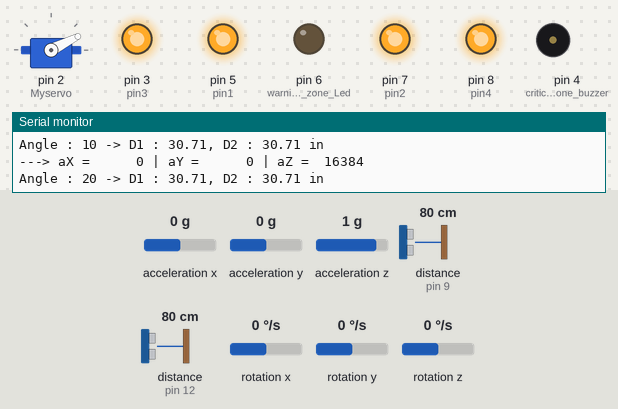
A sketch run on a simulated Arduino Uno, built with avr-gcc and run on an emulated ATmega328P. Parts: servo, output pins drawn as LEDs (lit = HIGH), buzzer (waves = sounding, pin HIGH), the last lines printed to the serial monitor. Wiring (inferred from the names in the program): 2 × ultrasonic range finder: trigger pin 10, echo pin 9 / trigger pin 11, echo pin 12; MPU-6050 motion sensor at I2C address 0x68. The test bench sets the inputs (shaded band); at power-on: acceleration x 0 g, distance to the obstacle (sensors on pin 9, pin 12) 80 cm, acceleration y 0 g, acceleration z 1 g, rotation x 0 °/s, rotation y 0 °/s, rotation z 0 °/s. The echo pulse lasts 58.3 µs per cm; pins used as bus, display or sensor lines are not drawn.

Above: at 1.2 s.
1.3 s: acceleration x set to 0.8 g
At 1.76 s:
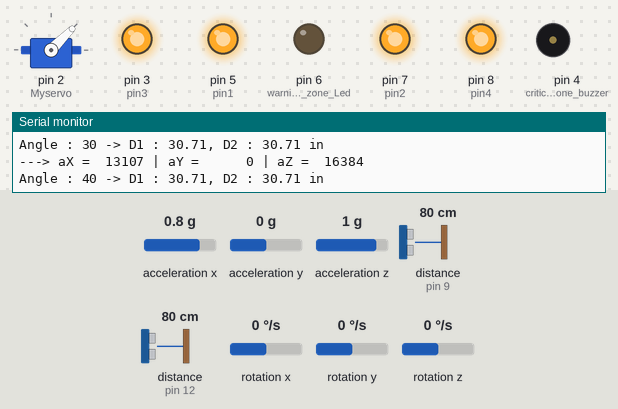
4.3 s: distance to the obstacle (sensor on pin 9) set to 2 cm
At 6.16 s:
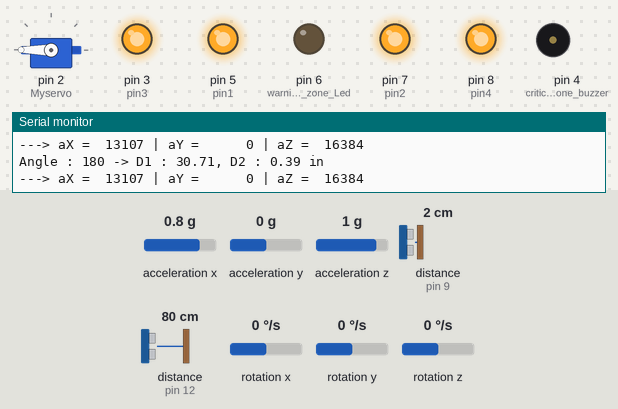
7.3 s: distance to the obstacle (sensor on pin 12) set to 250 cm
At 8.02 s:
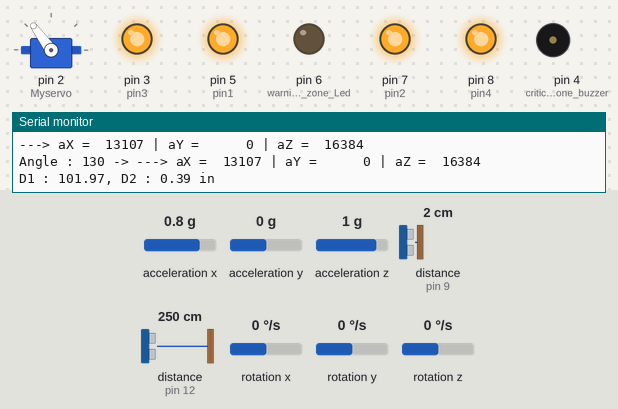
10.3 s: acceleration y set to -1.4 g
13.3 s: acceleration z set to 0 g
Timing chart, 0 to 17.3 s (numbered marks = the images above; inputs shaded):
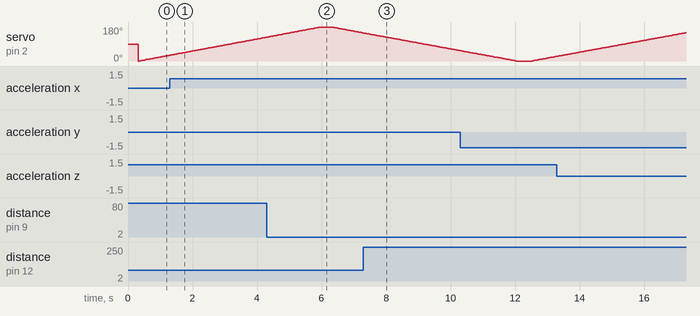

The sketch:

RTOS_on_servo_and_gyro.ino
```cpp
#include <Arduino_FreeRTOS.h>
// ! uncomlpete code

// + Ultrasound start  -------------------------------------
int critical_zone = 25;
int critical_zone_buzzer = 4;

int rotation_speed_delay = 40; // angle (++ or --) after (rotation_speed)ms
// so increasing it will slow down rotation speed

int warning_zone = 50;
int warning_zone_Led = 6;

int alarm_time = 2000;
int temp_alrm_time = alarm_time;
int display_reading_after = 10; //  (180/display_reading_after) = x,(18)
                                //  so after 10 degree readings will be printed
#define echoPin 12              //  attach pin D2 Arduino to pin Echo of HC-SR04
#define trigPin 11              // attach pin D3 Arduino to pin Trig of HC-SR04

#define echoPin2 9  //  attach pin D2 Arduino to pin Echo of HC-SR04
#define trigPin2 10 // attach pin D3 Arduino to pin Trig of HC-SR04

long duration; // variable for the duration of sound wave travel
int distance;  // variable for the distance measurement

long duration2; // variable for the duration of sound wave travel
int distance2;  // variable for the distance measurement
// + ultrasound end  ---------------------------------------

// ~ gyro start *************************
#include "Wire.h"                                          // This library allows you to communicate with I2C devices.
const int MPU_ADDR = 0x68;                                 // I2C address of the MPU-6050. If AD0 pin is set to HIGH, the I2C address will be 0x69.
int16_t accelerometer_x, accelerometer_y, accelerometer_z; // variables for accelerometer raw data
// int16_t gyro_x, gyro_y, gyro_z; // variables for gyro raw data
// int16_t temperature; // variables for temperature data
int mainX = 0, mainY = 0, mainZ = 0;
int softMargin = 150, global_X = 0, global_Y = 0, global_Z = 0;
char tmp_str[7]; // temporary variable used in convert function
char *convert_int16_to_str(int16_t i)
{ // converts int16 to string. Moreover, resulting strings will have the same length in the debug monitor.
    sprintf(tmp_str, "%6d", i);
    return tmp_str;
}
int gy_beep = 0;
// ~ gyro ends ***************************

// + servo start ------------------------
//---------------------------------------
#include <Servo.h>
Servo Myservo;
int pos;
bool ArraysInitialized = false;
bool warningLED = true;
int BuzzerBeeping = 0;
bool servo_Rotaion = true;
int d1[19];
int d2[19];
//---------------------------------------
// + servo end   ------------------------

void Gyro_manager(void *pvParameters);
void Servo_manager(void *pvParameters);
int pin1 = 5; // efective on Sender pin: 4 and reciver pin: D0 (1st) (Red)
int pin2 = 7; // efective on Sender pin: 3 and reciver pin: D1 (2nd) (Blue)
int pin3 = 3; // efective on Sender pin: 1 and reciver pin: D2 (3rd) (Green)
int pin4 = 8; // efective on Sender pin: 2 and reciver pin: D3 (4th) (Green mini)
// the setup function runs once when you press reset or power the board

void setup()
{
    Serial.begin(9600);
    pinMode(pin1, OUTPUT);
    pinMode(pin2, OUTPUT);
    pinMode(pin3, OUTPUT);
    pinMode(pin4, OUTPUT);
    digitalWrite(pin1, HIGH);
    digitalWrite(pin2, HIGH);
    digitalWrite(pin3, HIGH);
    digitalWrite(pin4, HIGH);
    Myservo.attach(2);
    pinMode(warning_zone_Led, OUTPUT);
    pinMode(critical_zone_buzzer, OUTPUT);
    pinMode(trigPin, OUTPUT); // Sets the trigPin as an OUTPUT
    pinMode(echoPin, INPUT);  // Sets the echoPin as an INPUT

    pinMode(trigPin2, OUTPUT); // Sets the trigPin as an OUTPUT
    pinMode(echoPin2, INPUT);  // Sets the echoPin as an INPUT
    Serial.println(
        "Ultrasonic Sensor HC-SR04 Test"); // print some text in Serial Monitor
    Serial.println("with Arduino UNO R3");
    Wire.begin();
    Wire.beginTransmission(MPU_ADDR); // Begins a transmission to the I2C slave (GY-521 board)
    Wire.write(0x6B);                 // PWR_MGMT_1 register
    Wire.write(0);                    // set to zero (wakes up the MPU-6050)
    Wire.endTransmission(true);

    // Now set up two tasks to run independently.
    xTaskCreate(
        Gyro_manager,
        "Gyro_manager" // A name just for humans
        ,
        128 // Stack size
        ,
        NULL, 2 // priority
        ,
        NULL);

    xTaskCreate(
        Servo_manager, "Servo_manager", 128 // This stack size can be checked & adjusted by reading Highwater
        ,
        NULL, 1 // priority
        ,
        NULL);

    // Now the task scheduler, which takes over control of scheduling individual tasks, is automatically started.
}

void loop()
{
    // Empty. Things are done in Tasks.
}
int getPinNumber(int required_pin)
{
    if (required_pin == 1)
    {
        return pin1;
    }
    else if (required_pin == 2)
    {
        return pin2;
    }
    else if (required_pin == 3)
    {
        return pin3;
    }
    else if (required_pin == 4)
    {
        return pin4;
    }
    else
    {
        Serial.println("Invalid pin number! (getPinNumber error)");
        return 0;
    }
}
/*--------------------------------------------------*/
/*---------------------- Tasks ---------------------*/
/*--------------------------------------------------*/

void Gyro_manager(void *pvParameters) // This is a task.
{
    (void)pvParameters;
    while (true)
    {
        Wire.beginTransmission(MPU_ADDR);
        Wire.write(0x3B);                        // starting with register 0x3B (ACCEL_XOUT_H) [MPU-6000 and MPU-6050 Register Map and Descriptions Revision 4.2, p.40]
        Wire.endTransmission(false);             // the parameter indicates that the Arduino will send a restart. As a result, the connection is kept active.
        Wire.requestFrom(MPU_ADDR, 7 * 2, true); // request a total of 7*2=14 registers

        // "Wire.read()<<8 | Wire.read();" means two registers are read and stored in the same variable
        accelerometer_x = Wire.read() << 8 | Wire.read(); // reading registers: 0x3B (ACCEL_XOUT_H) and 0x3C (ACCEL_XOUT_L)
        accelerometer_y = Wire.read() << 8 | Wire.read(); // reading registers: 0x3D (ACCEL_YOUT_H) and 0x3E (ACCEL_YOUT_L)
        accelerometer_z = Wire.read() << 8 | Wire.read(); // reading registers: 0x3F (ACCEL_ZOUT_H) and 0x40 (ACCEL_ZOUT_L)
        Serial.print("---> aX = ");
        Serial.print(convert_int16_to_str(accelerometer_x));
        Serial.print(" | aY = ");
        Serial.print(convert_int16_to_str(accelerometer_y));
        Serial.print(" | aZ = ");
        Serial.print(convert_int16_to_str(accelerometer_z));
        Serial.println(" ");
        vTaskDelay(300 / portTICK_PERIOD_MS);
        mainX = accelerometer_x;
        mainY = accelerometer_y;
        mainZ = accelerometer_z;
        if (!(((global_X >= mainX - softMargin) && (global_X <= mainX + softMargin)) ||
              ((global_Y >= mainY - softMargin) && (global_Y <= mainY + softMargin)) ||
              ((global_Z >= mainZ - softMargin) && (global_Z <= mainZ + softMargin))))
        {
            vTaskDelay(500 / portTICK_PERIOD_MS);
            global_X = mainX;
            global_Y = mainY;
            global_Z = mainZ;
            if (gy_beep == 0)
            {
                gy_beep++;
            }
            else if (gy_beep == 1)
            {
                // custom_beep(2000, 200);
                // sendRFmsg(1);
                Serial.println("#######################");
                gy_beep--;
            }
        }
    }
}

void Servo_manager(void *pvParameters) // This is a task.
{
    (void)pvParameters;

    // initialize serial communication at 9600 bits per second:
    // Serial.begin(9600);
    while (true)
    {
        if (servo_Rotaion)
        {
            // delay(300);
            vTaskDelay(300 / portTICK_PERIOD_MS);
        }
        for (pos = 0; pos <= 180; pos++)
        {
            // if (Serial.available() >= 1)
            // {
            //     choice = Serial.parseInt();
            //     if (choice >= 1)
            //     {
            //         inputHandler(choice);
            //     }
            // }

            Myservo.write(pos);
            // delay(rotation_speed_delay);
            vTaskDelay(rotation_speed_delay / portTICK_PERIOD_MS);

            if (pos % display_reading_after == 0)
            {
                // blynk(20);

                Serial.print("Angle : " + String(pos) + " -> ");

                update_distance(true);
            }
        }

        // delay(300);
        vTaskDelay(300 / portTICK_PERIOD_MS);

        for (pos = 180; pos >= 0; pos--)
        {
            // if (Serial.available() >= 1)
            // {
            //     choice = Serial.parseInt();
            //     if (choice >= 1)
            //     {
            //         inputHandler(choice);
            //     }
            // }

            Myservo.write(pos);
            // delay(rotation_speed_delay);
            vTaskDelay(rotation_speed_delay / portTICK_PERIOD_MS);

            if (pos % display_reading_after == 0)
            {
                // blynk(20);

                Serial.print("Angle : " + String(pos) + " -> ");

                update_distance(true);
            }
        }
        if (!ArraysInitialized)
        {
            ArraysInitialized = true;
            Serial.println("data in array is");

            int ijk = 0;
            Serial.print("D1 : ");
            for (; ijk < 18; ijk++)
            {
                Serial.print(String(d1[ijk]) + ",");
            }
            Serial.println("");

            ijk = 0;
            Serial.print("D2 : ");
            for (; ijk < 18; ijk++)
            {
                Serial.print(String(d2[ijk]) + ",");
            }
            Serial.println("");
        }
    //....
    }
}
void update_distance(bool check)
{
    digitalWrite(trigPin, LOW);
    // delayMicroseconds(2);
    vTaskDelay(2 / portTICK_PERIOD_MS);
    digitalWrite(trigPin, HIGH);
    // delayMicroseconds(10);
    vTaskDelay(10 / portTICK_PERIOD_MS);
    digitalWrite(trigPin, LOW);
    duration = pulseIn(echoPin, HIGH);
    distance = duration * 0.034 / 2;

    digitalWrite(trigPin2, LOW);
    // delayMicroseconds(2);
    vTaskDelay(2 / portTICK_PERIOD_MS);
    digitalWrite(trigPin2, HIGH);
    // delayMicroseconds(10);
    vTaskDelay(10 / portTICK_PERIOD_MS);
    digitalWrite(trigPin2, LOW);
    duration2 = pulseIn(echoPin2, HIGH);
    distance2 = duration2 * 0.034 / 2;

    Serial.print("D1 : ");
    Serial.print(distance / 2.54);
    Serial.print(", D2 : ");
    Serial.print(distance2 / 2.54);
    Serial.println(" in");

    if (!ArraysInitialized && check && servo_Rotaion)
    { // initializing arrays
        // Serial.print("Angle : " + String(pos));
        // Serial.println(", index : " + String(pos / display_reading_after));
        d1[pos / display_reading_after] = (distance / 2.54);
        d2[pos / display_reading_after] = (distance2 / 2.54);
    }
}
```

Source omitted: h__gyro_and__RF_sensor.cpp (29410 bytes)
